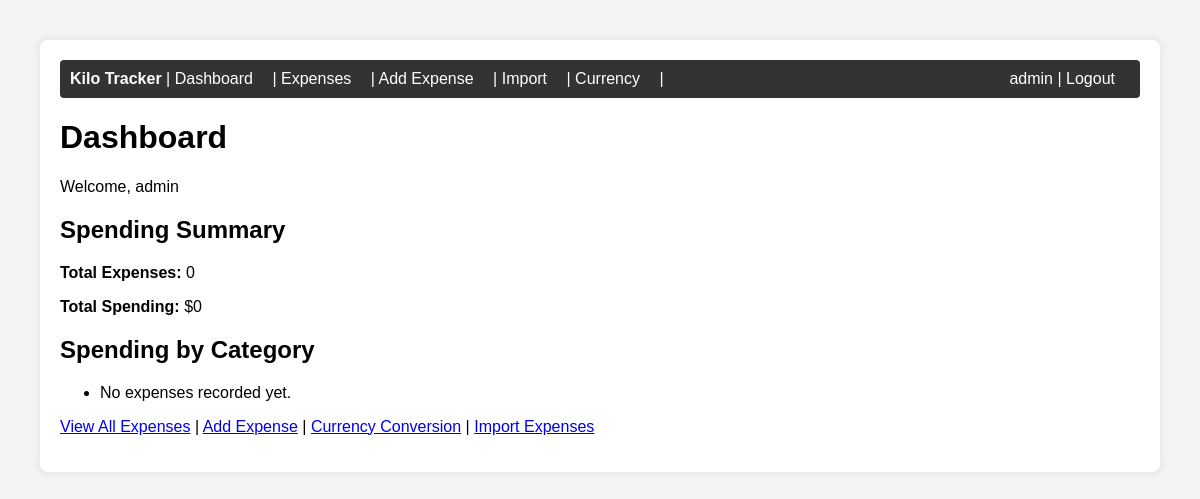
Page /dashboard/ (signed in) on the earlier database version.
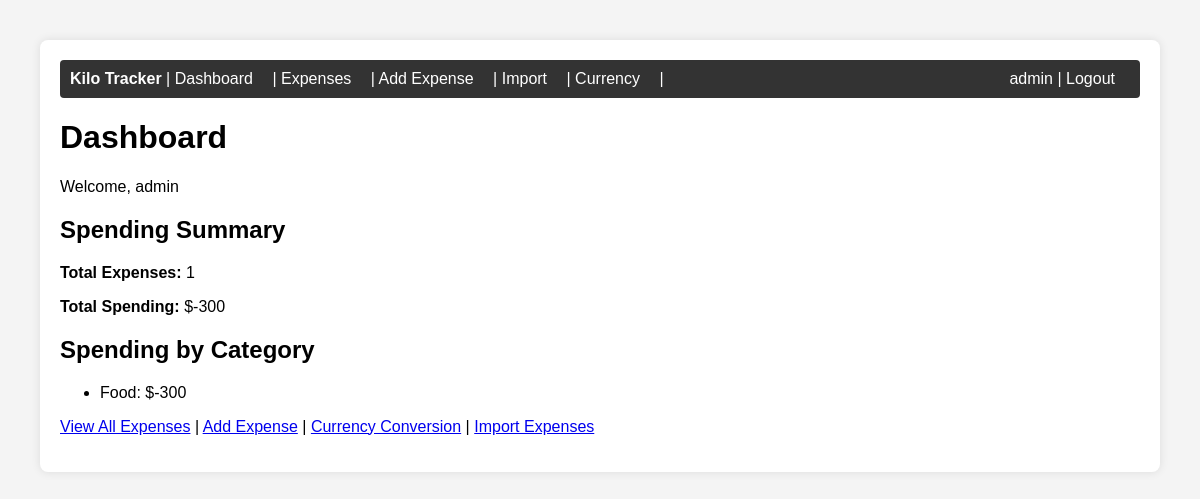
Same page on the later database version.
### skillsswap/models.py (models this page shows, shortened)
class Expense(models.Model):
    user = models.ForeignKey(User, on_delete=models.CASCADE)
    date = models.DateField()
    amount = models.DecimalField(max_digits=10, decimal_places=2)
    category = models.CharField(max_length=100)
    description = models.TextField(blank=True)
    created_at = models.DateTimeField(auto_now_add=True)
    updated_at = models.DateTimeField(auto_now=True)

### skillsswap/views.py (the view)
# urls.py: path('dashboard/', views.dashboard, name='dashboard'),
@login_required
def dashboard(request):
    expenses = Expense.objects.filter(user=request.user)
    category_totals = expenses.values('category').annotate(total=Sum('amount')).order_by('category')
    total_spending = expenses.aggregate(total=Sum('amount'))['total'] or 0
    total_expenses = expenses.count()
    return render(request, 'skillsswap/dashboard.html', {
        'total_spending': total_spending,
        'total_expenses': total_expenses,
        'category_totals': category_totals,
    })

### skillsswap/templates/skillsswap/dashboard.html
{% extends 'skillsswap/base.html' %}
{% block content %}
<h1>Dashboard</h1>
<p>Welcome, {{ user.username }}</p>
<h2>Spending Summary</h2>
<p><strong>Total Expenses:</strong> {{ total_expenses }}</p>
<p><strong>Total Spending:</strong> ${{ total_spending }}</p>
<h2>Spending by Category</h2>
<ul>
    {% for item in category_totals %}
    <li>{{ item.category }}: ${{ item.total }}</li>
    {% empty %}
    <li>No expenses recorded yet.</li>
    {% endfor %}
</ul>
<p>
    <a href="{% url 'expense_list' %}">View All Expenses</a> |
    <a href="{% url 'expense_add' %}">Add Expense</a> |
    <a href="{% url 'currency_conversion' %}">Currency Conversion</a> |
    <a href="{% url 'import_expenses' %}">Import Expenses</a>
</p>
{% endblock %}

Differences in the rows shown:
added Expense: category "Food", total "-300"
Other differences:
{{ total_expenses }}: "0" → "1"
{{ total_spending }}: "0" → "-300"
text no longer shown: "No expenses recorded yet."
